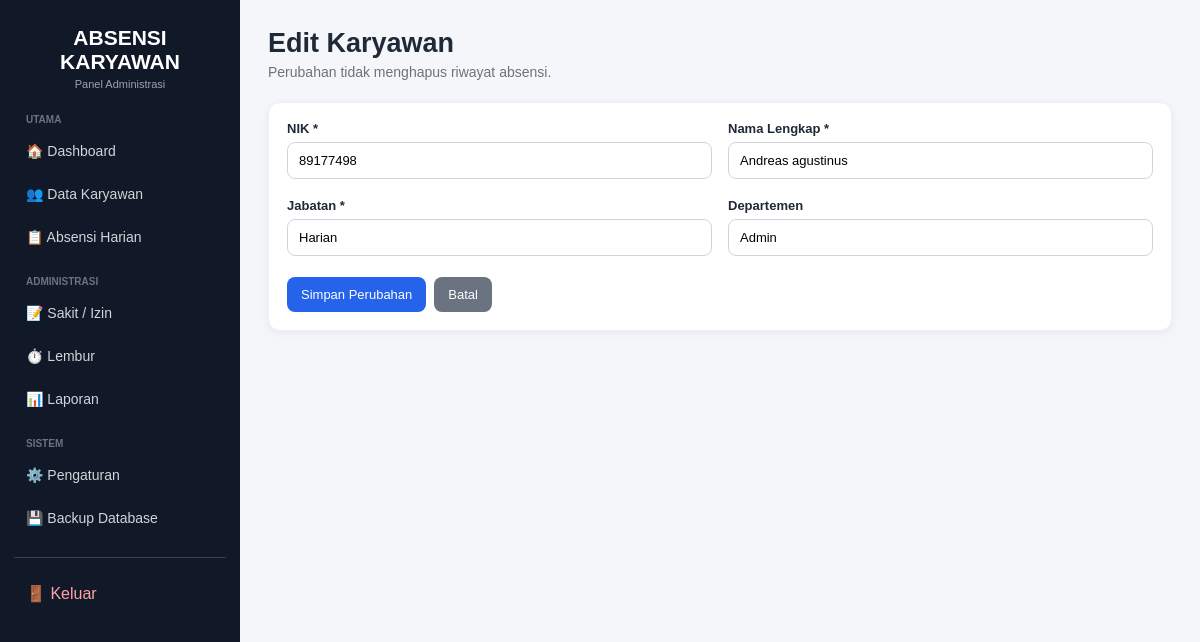
Screenshot of /karyawan/edit/1 (signed in) with the database file from the repository.
### app.py (models this page shows)
class Karyawan(db.Model):
    id = db.Column(db.Integer, primary_key=True)
    nik = db.Column(db.String(20), unique=True, nullable=False)
    nama = db.Column(db.String(100), nullable=False)
    jabatan = db.Column(db.String(100), nullable=False)
    departemen = db.Column(db.String(100))
    status_aktif = db.Column(db.Boolean, default=True)
    absensi = db.relationship("Absensi", backref="karyawan", lazy=True)
    pengajuan = db.relationship("Pengajuan", backref="karyawan", lazy=True)

### app.py (the view, shortened to what this page needs)
@app.route("/karyawan/edit/<int:id>", methods=["GET", "POST"])
@login_required
def edit_karyawan(id):
    karyawan_obj = db.session.get(Karyawan, id)
    if not karyawan_obj:
        return "Karyawan tidak ditemukan", 404
    return render_template("edit_karyawan.html", karyawan=karyawan_obj)

### app.py (called while the page is built)
@login_manager.user_loader
def load_user(user_id):
    try:
        return db.session.get(Admin, int(user_id))
    except (TypeError, ValueError):
        return None

@app.context_processor
def utility_processor():
    return {"hari_nama": HARI, "format_tanggal": format_tanggal, "date": date, "timedelta": timedelta}

### templates/edit_karyawan.html
{% extends 'base.html' %}{% block title %}Edit Karyawan - Absensi{% endblock %}{% block content %}<div class="topbar"><div><h1>Edit Karyawan</h1><div class="muted">Perubahan tidak menghapus riwayat absensi.</div></div></div><div class="panel"><form method="POST"><div class="form-grid"><div class="field"><label>NIK *</label><input name="nik" value="{{ karyawan.nik }}" required></div><div class="field"><label>Nama Lengkap *</label><input name="nama" value="{{ karyawan.nama }}" required></div><div class="field"><label>Jabatan *</label><input name="jabatan" value="{{ karyawan.jabatan }}" required></div><div class="field"><label>Departemen</label><input name="departemen" value="{{ karyawan.departemen or '' }}"></div></div>{% if error %}<div class="flash error" style="margin-top:15px">{{ error }}</div>{% endif %}<div class="form-actions"><button class="btn">Simpan Perubahan</button><a class="btn gray" href="{{ url_for('karyawan') }}">Batal</a></div></form></div>{% endblock %}

### templates/base.html (style rules this page uses)
* { box-sizing:border-box }
body { margin:0;font-family:Arial,Helvetica,sans-serif;background:#f4f6f9;color:#1f2937 }
.topbar { display:flex;justify-content:space-between;align-items:center;gap:15px;margin-bottom:22px }
.topbar h1 { font-size:27px;margin:0 0 5px }
.muted { color:#6b7280;font-size:14px }
.btn { display:inline-flex;align-items:center;justify-content:center;gap:6px;border:0;border-radius:8px;padding:10px 14px;background:#2563eb;color:#fff;text-decoration:none;cursor:pointer;font-size:13px }
.btn.gray { background:#6b7280 }
.panel { background:#fff;border:1px solid #eef0f3;border-radius:12px;padding:18px;box-shadow:0 2px 9px rgba(15,23,42,.06);margin-bottom:18px }
.form-grid { display:grid;grid-template-columns:repeat(2,minmax(0,1fr));gap:16px }
.field { margin-bottom:3px }
.field label { display:block;font-weight:700;font-size:13px;margin-bottom:6px }
.field input,.field select,.field textarea,.filter input,.filter select { width:100%;padding:10px 11px;border:1px solid #d1d5db;border-radius:8px;background:#fff;font:inherit;font-size:13px }
.form-actions { display:flex;gap:8px;margin-top:18px;flex-wrap:wrap }

### rows the page displays
Karyawan: nik "89177498", nama "Andreas agustinus", jabatan "Harian", departemen "Admin"
